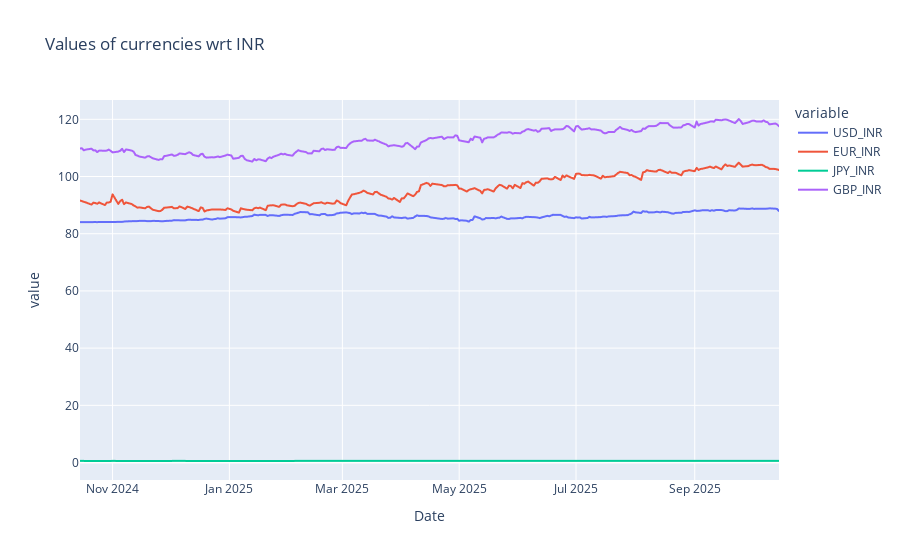

The code cell stored with this chart in its notebook:
### Code cell
cols = [col for col in df.columns if col != 'Date']
fig = px.line(
    df,
    x="Date",
    y=cols,
    title=f"Values of currencies wrt INR",
)
fig.show()

### Figure 1 — Plotly figure (JSON) as saved in the notebook; plotly's stock layout.template omitted (floating-point values rounded to 4 significant figures; data arrays with more than 128 entries replaced by an {"elided": "..."} marker saying what was removed)
{"data": [{"hovertemplate": "variable=USD_INR<br>Date=%{x}<br>value=%{y}<extra></extra>", "legendgroup": "USD_INR", "line": {"color": "#636efa", "dash": "solid"}, "marker": {"symbol": "circle"}, "mode": "lines", "name": "USD_INR", "showlegend": true, "type": "scattergl", "x": {"elided": "259 str values"}, "xaxis": "x", "y": {"elided": "259 float values"}, "yaxis": "y"}, {"hovertemplate": "variable=EUR_INR<br>Date=%{x}<br>value=%{y}<extra></extra>", "legendgroup": "EUR_INR", "line": {"color": "#EF553B", "dash": "solid"}, "marker": {"symbol": "circle"}, "mode": "lines", "name": "EUR_INR", "showlegend": true, "type": "scattergl", "x": {"elided": "259 str values"}, "xaxis": "x", "y": {"elided": "259 float values"}, "yaxis": "y"}, {"hovertemplate": "variable=JPY_INR<br>Date=%{x}<br>value=%{y}<extra></extra>", "legendgroup": "JPY_INR", "line": {"color": "#00cc96", "dash": "solid"}, "marker": {"symbol": "circle"}, "mode": "lines", "name": "JPY_INR", "showlegend": true, "type": "scattergl", "x": {"elided": "259 str values"}, "xaxis": "x", "y": {"elided": "259 float values"}, "yaxis": "y"}, {"hovertemplate": "variable=GBP_INR<br>Date=%{x}<br>value=%{y}<extra></extra>", "legendgroup": "GBP_INR", "line": {"color": "#ab63fa", "dash": "solid"}, "marker": {"symbol": "circle"}, "mode": "lines", "name": "GBP_INR", "showlegend": true, "type": "scattergl", "x": {"elided": "259 str values"}, "xaxis": "x", "y": {"elided": "259 float values"}, "yaxis": "y"}], "layout": {"legend": {"title": {"text": "variable"}, "tracegroupgap": 0}, "title": {"text": "Values of currencies wrt INR"}, "xaxis": {"anchor": "y", "domain": [0, 1], "title": {"text": "Date"}}, "yaxis": {"anchor": "x", "domain": [0, 1], "title": {"text": "value"}}}}
